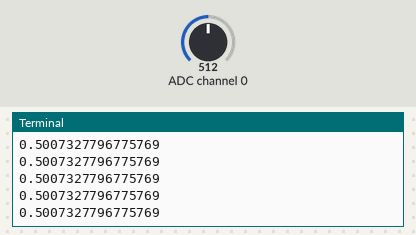
This program was run on a simulated Raspberry Pi (BCM pin numbers). On the bench: the last lines printed to the terminal. Inputs (shaded band) come from the test bench; at power-on: ADC channel 0 = 512 (analog values on the 0–1023 scale).

Above: at 1.2 s.
1.3 s: ADC channel 0 set to 716
At 2.1 s:
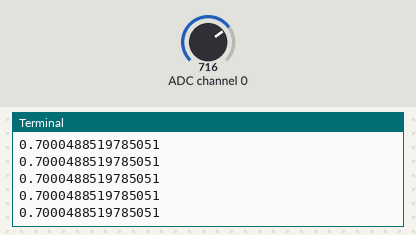
2.8 s: ADC channel 0 set to 900
At 3.4 s:
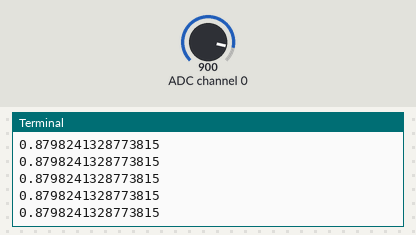
Timing chart, 0 to 5.1 s (numbered marks = the images above; inputs shaded):
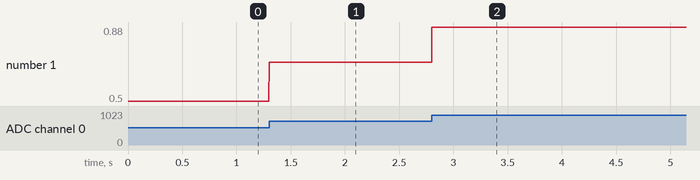

The program:

dial.py
```python
from gpiozero import MCP3008
import time

class dial:
    def __init__(self):
        self.conn = MCP3008(channel =0)

   # def bitstring(self, n):
       # s = bin(n)[2:]
       #return '0'*(8-len(s)) + s

    def get(self):
	    return  float(self.conn.value)

if __name__ == '__main__':
	dial=dial()
	try:
		while True:
			print(dial.get())
	except KeyboardInterrupt:
		print("suoritus paattyy")
```

Measured:
- after the input at 1.3 s, the terminal: prints a new line at once (image 1)
- after the input at 2.8 s, the terminal: prints a new line at once (image 2)
- plotted number 1: 0.5 → 0.7 after the input at 1.3 s, 0.7 → 0.88 after the input at 2.8 s
